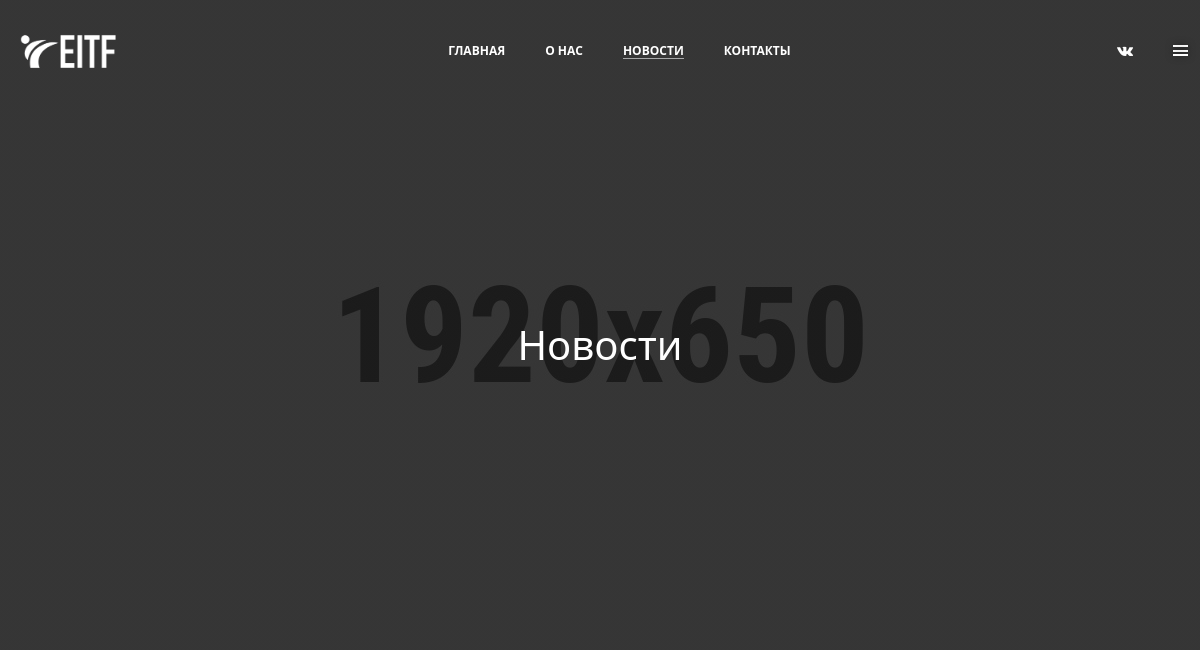
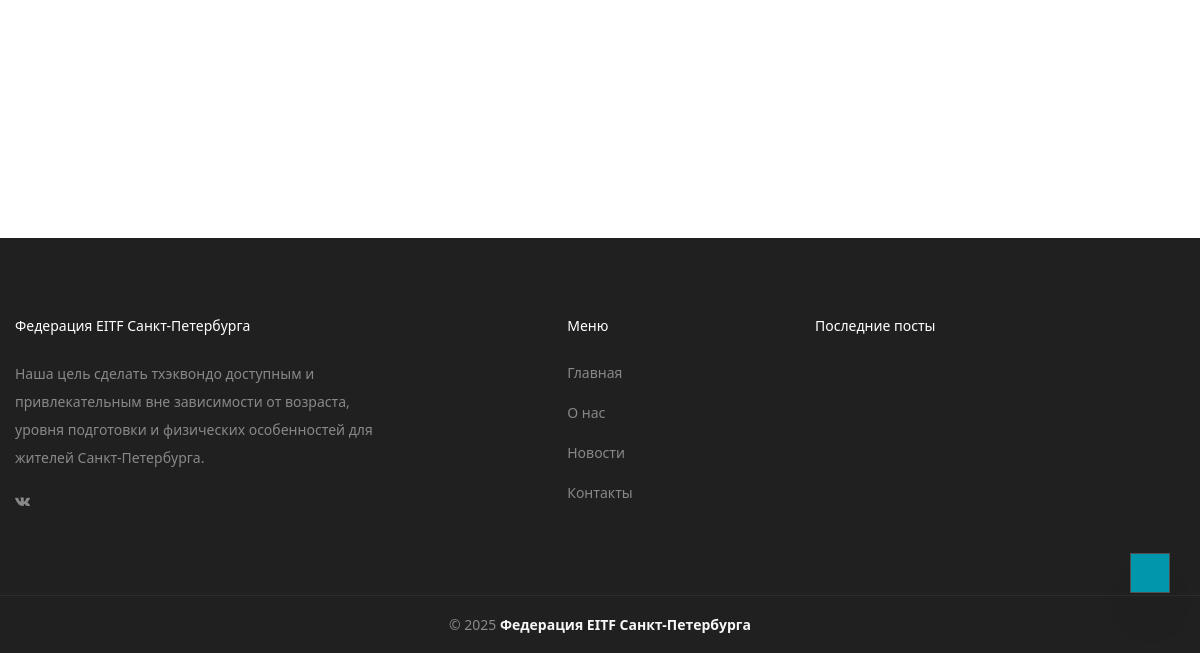
/новости/, run on an earlier commit of the app's database (2 pictures, top to bottom).
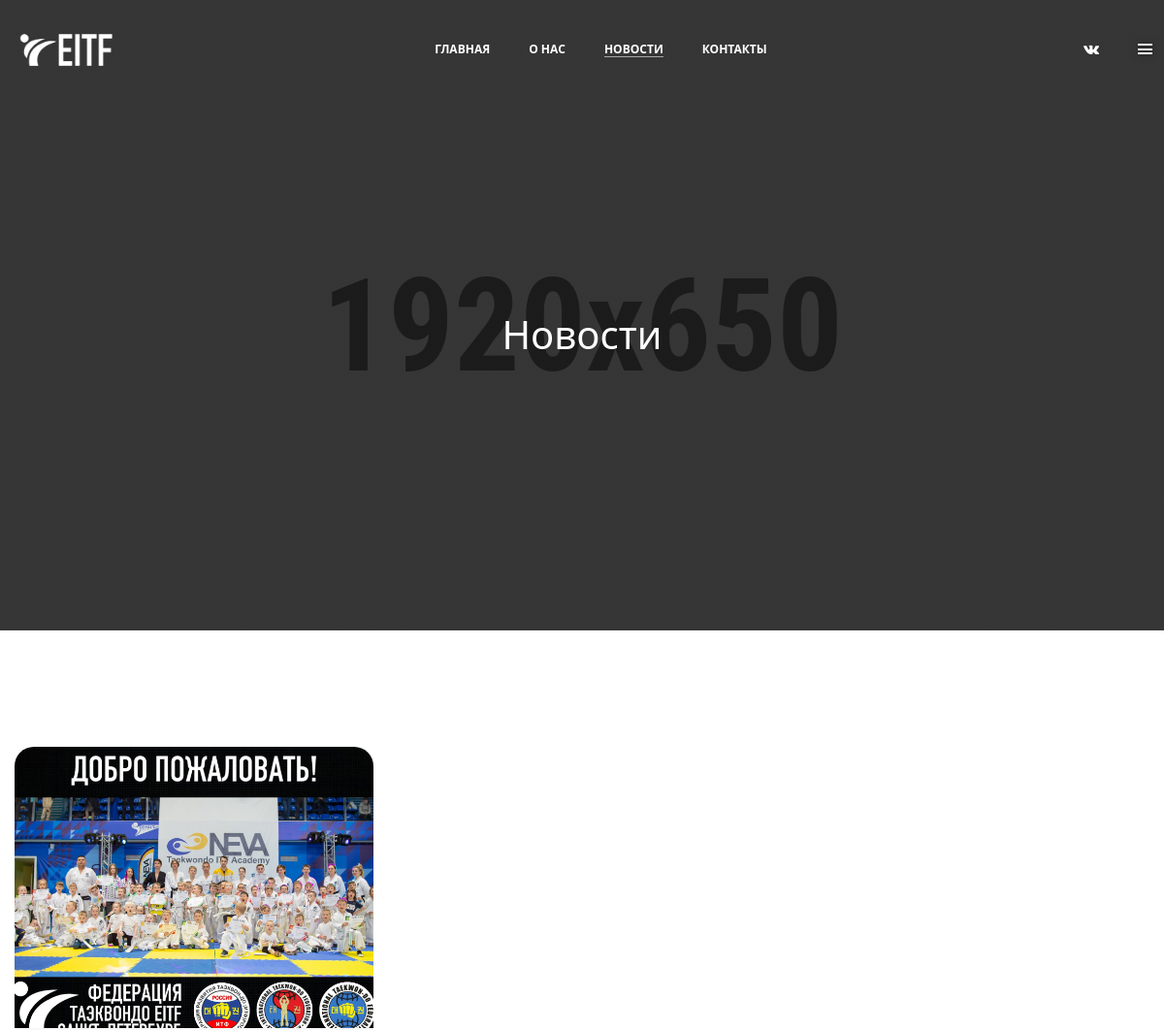
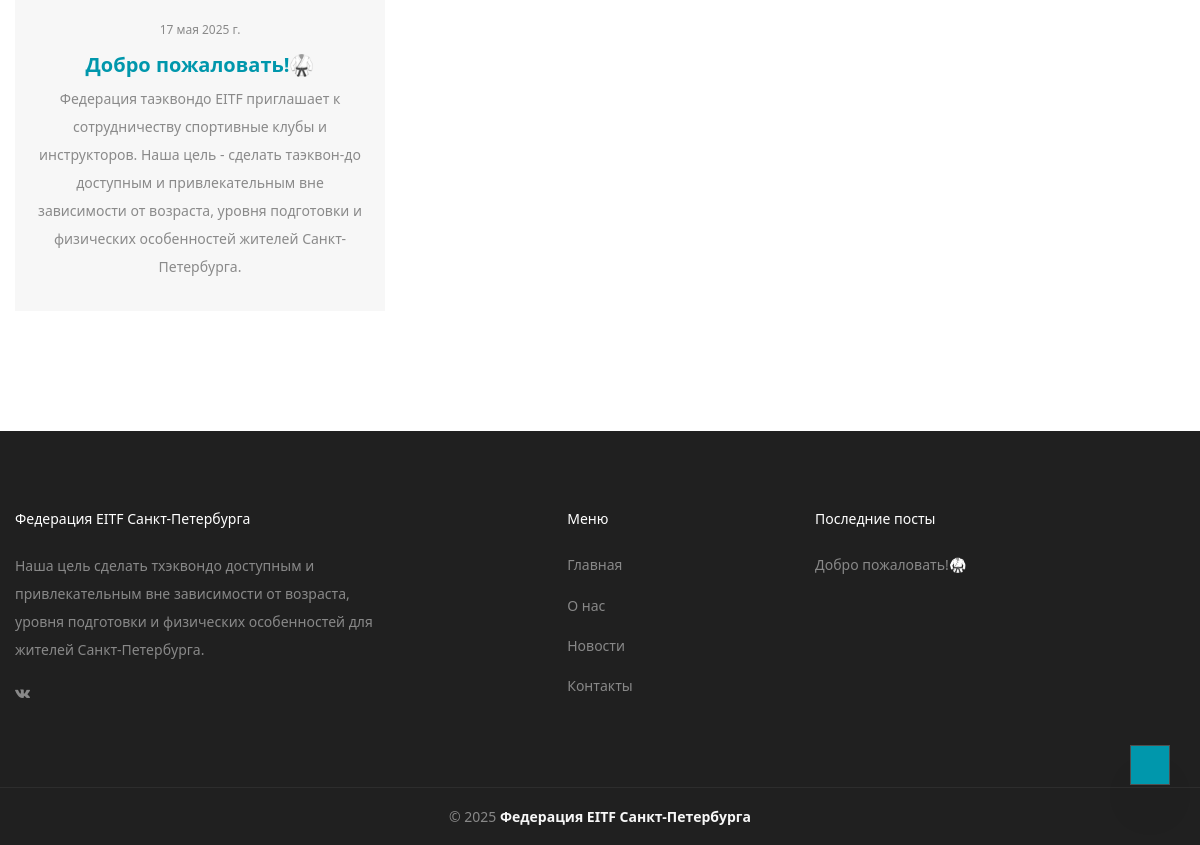
And on a later commit of the database (2 pictures, top to bottom).
### News/models.py (models this page shows, shortened)
class Post(models.Model):
    title = models.CharField(max_length=100, verbose_name='Заголовок')
    about = models.CharField(max_length=500, verbose_name='Краткое описание')
    slug = models.CharField(max_length=255,
        unique=True,
        validators=[cyrillic_slug_validator],
        blank=True,
        null=True)
    content = models.TextField(verbose_name='Текст')
    banner = models.ImageField(upload_to='post_image', verbose_name='Баннер записи')
    date_create = models.DateField(auto_now_add=True, verbose_name='Дата создания')
    date_update = models.DateField(auto_now=True, verbose_name='Дата редактирования')
    def get_absolute_url(self):
        return reverse('post_detail', kwargs={'slug': self.slug})

### News/converters.py (called while the page is built)
    def to_url(self, value):
        return value

### News/templatetags/blog_tags.py (called while the page is built)
@register.inclusion_tag('_footer_posts.html')
def show_footer_posts(count=4):
    posts = Post.objects.all()[:count]
    return {'posts': posts}

### templates/news.html (shortened to what this page needs)
{% extends 'base.html' %}
{% load blog_tags %}
{% load static %}
{% block content %}
    <div class="section breadcrumb-section overlay" data-bg-image="assets/images/breadcrumb/portfolio.jpg">
        <div class="container">
            <div class="row">
                <div class="col-12">
                    <div class="breadcrumb-wrapper">
                        <h1 class="title text-white" data-aos="fade-up" data-aos-duration="1100">Новости</h1>
                    </div>
                </div>
            </div>
        </div>
    </div>
    <div class="section section-margin">
        <div class="container">
            <div class="row m-b-n30">
                {% for post in posts %}
                <div class="col-lg-4 col-sm-6 m-b-30" data-aos="fade-up" data-aos-duration="1100">
                    <div class="single-blog-wrapper">
                        <div class="single-blog-thumb">
                            <a class="image" href="{{ post.get_absolute_url }}"><img src='{{ post.banner.url }}' alt="Blog Image"></a>
                        </div>
                        <div class="single-blog-content bg-color-gray">
                            <div class="blog-meta">
                                <span>{{ post.date_create }}</span>
                            </div>
                            <h4 class="title"><a href="{{ post.get_absolute_url }}">{{ post.title }}</a></h4>
                            <p>{{ post.about }}</p>
                        </div>
                    </div>
                </div>
                {% endfor %}
            </div>
        </div>
    </div>
{% endblock %}

### templates/base.html (shortened to what this page needs)
{% load static %}
{% load blog_tags %}
<!DOCTYPE html>
<html lang="ru">
<head>
    <link rel="stylesheet" href={% static 'css/vendor/vendor.min.css' %}>
    <link rel="stylesheet" href={% static 'css/plugins/plugins.min.css' %}>
    <link rel="stylesheet" href={% static 'css/style.css' %}>
</head>
<body>
    <div class="header">
        <div class="sticky-header">
            <div class="header-container container-fluid">
                <div class="header-wrapper">
                    <div class="header-logo">
                        <a href="{% url  'home'%}"><img src={% static 'images/logo/logo.png' %} alt="Logo"></a>
                    </div>
                    <div class="main-menu d-none d-lg-flex">
                        <ul>
                            {% include '_nav.html' %}
                        </ul>
                    </div>
                    <div class="header-social-actions">
                        <div class="header-social d-none d-lg-block">
                            <ul>
                                {% include '_social.html' %}
                            </ul>
                        </div>
                        <div class="header-actions">
                            <a class="header-action-btn header-action-btn-menu d-flex" href="#/">
                                <span></span>
                                <span></span>
                                <span></span>
                            </a>
                        </div>
                    </div>
                </div>
            </div>
        </div>
    </div>
{% block content %}
{% endblock %}
    <footer class="section footer-area">
        <div class="container">
            <div class="row">
                <div class="col-lg-12">
                    <div class="footer-widget-area">
                        <div class="row m-b-n40">
                            <div class="col-sm-6 col-md-6 col-lg-4 m-b-40" data-aos="fade-up" data-aos-duration="1100">
                                <div class="widget-item pb-sm-20">
                                    <h4 class="widget-title">Федерация EITF Санкт-Петербурга</h4>
                                    <div class="about-widget">
                                        <p>Наша цель сделать тхэквондо доступным и привлекательным вне зависимости от возраста, уровня подготовки и физических особенностей для жителей Санкт-Петербурга. </p>
                                        <div class="social-icons">
                                            <a href="https://vk.com/eitf_spb"><i class="fa fa-vk"></i></a>
                                        </div>
                                    </div>
                                </div>
                            </div>
                            <div class="col-sm-6 col-md-6 col-lg-4 d-flex justify-content-start justify-content-lg-center m-b-40" data-aos="fade-up" data-aos-duration="1500">
                                <div class="widget-item">
                                    <h4 class="widget-title">Меню</h4>
                                    <ul class="widget-list">
                                        {% include '_nav.html' %}
                                    </ul>
                                </div>
                            </div>
                            <div class="col-sm-6 col-md-6 col-lg-4 m-b-40" data-aos="fade-up" data-aos-duration="2000">
                                <div class="widget-item">
                                    <h4 class="widget-title">Последние посты</h4>
                                        {% show_footer_posts %}
                                </div>
                            </div>
                        </div>
                    </div>
                </div>
            </div>
        </div>
        <div class="footer-bottom">
            <div class="container">
                <div class="row">
                    <div class="col-12">
                        <div class="copyright-content">
                            <p class="mb-0">© 2025 <strong class="text-color-gray">Федерация EITF Санкт-Петербурга </strong> </p>
                        </div>
                    </div>
                </div>
            </div>
        </div>
    </footer>
    <a href="#" class="scroll-top show" id="scroll-top">
        <i class="arrow-top icofont-bubble-up"></i>
    </a>
</body>
</html>

### templates/_nav.html
<li><a href="{% url  'home'%}">Главная</a></li>
<li><a href="{% url 'about' %}">О нас</a></li>
<li><a href="{% url 'news' %}">Новости</a></li>
<li><a href="{% url 'contacts' %}">Контакты</a></li>

### templates/_social.html
                            <li>
                                <a href="https://vk.com/eitf_spb"><i class="fa fa-vk"></i></a>
                            </li>

### templates/_footer_posts.html
                                    <ul class="widget-post">
                                        {% for post in posts %}
                                        <li><a href="{{ post.get_absolute_url }}">{{ post.title}}</a></li>
                                        {% endfor %}
                                    </ul>

What changed in the data, as far as the page shows it:
added Post: banner (picture), date_create "17 мая 2025 г.", title "Добро пожаловать!🥋", about "Федерация таэквондо EITF приглашает к сотрудничеству спортивные клубы и инструкторов. Наша цель - сделать таэквон-до доступным и привлекательным вне зависимости от возраста, уровня подготовки и физических особенностей жителей Санкт-Петербурга."
